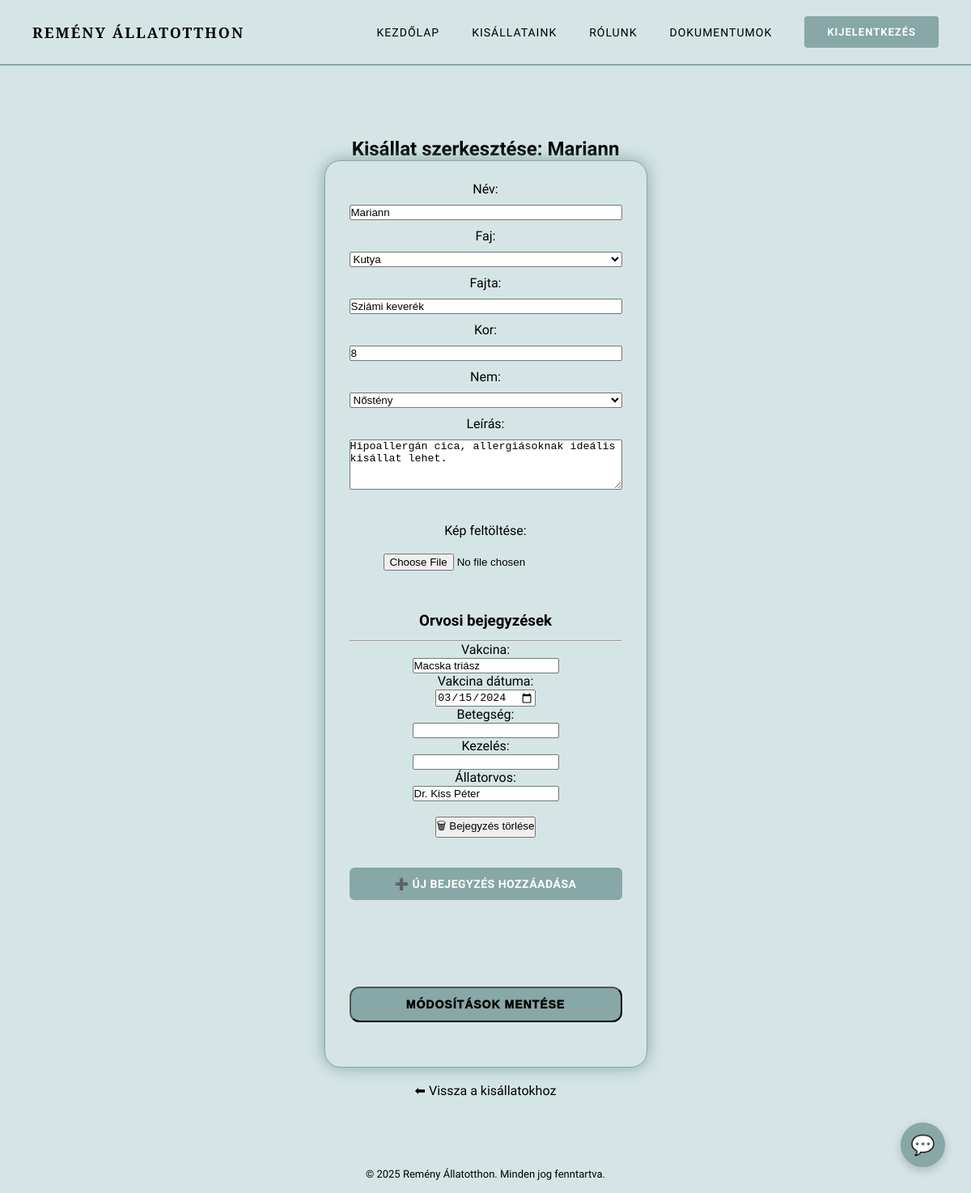
The app's page /animals/edit/1 (signed in) with its own data.
### models.py (models this page shows)
class Animal(db.Model):
    __tablename__ = 'animals'
    id = db.Column(db.Integer, primary_key=True)
    name = db.Column(db.String(100))
    species = db.Column(db.String(50))
    breed = db.Column(db.String(50))
    age = db.Column(db.Integer)
    gender = db.Column(db.Enum('hím', 'kan', 'nőstény', 'szuka', name='gender_enum'))
    description = db.Column(db.String(500))
    image_url = db.Column(db.String(200))
    created_at = db.Column(db.DateTime, default=datetime.utcnow)
    medical_records = db.relationship('MedicalRecord', backref='animal', lazy=True)
    gallery = db.relationship('Gallery', backref='animal', lazy=True)

class MedicalRecord(db.Model):
    __tablename__ = 'medical_records'
    id = db.Column(db.Integer, primary_key=True)
    animal_id = db.Column(db.Integer, db.ForeignKey('animals.id'))
    vaccine = db.Column(db.String(100))
    vaccine_date = db.Column(db.Date)
    disease = db.Column(db.String(100))
    treatment = db.Column(db.String(200))
    chipped = db.Column(db.Boolean)
    castrated = db.Column(db.Boolean)
    vet_name = db.Column(db.String(100))
    updated_at = db.Column(db.DateTime)

### app.py (the view, shortened to what this page needs)
@app.route('/animals/edit/<int:animal_id>', methods=['GET', 'POST'])
@login_required
@roles_required('admin', 'staff')
def edit_animal(animal_id):
    animal = Animal.query.get_or_404(animal_id)
    return render_template('edit_animal.html', animal=animal)

### app.py (called while the page is built)
def roles_required(*roles):
    def wrapper(func):
        @wraps(func)
        def decorated_func(*args, **kwargs):
            if not current_user.is_authenticated:
                flash("Jelentkezz be a továbbiakhoz.", "warning")
                return redirect(url_for('login'))
            if not current_user.role or current_user.role not in roles:
                flash("Nincs jogosultságod ehhez.", "warning")
                return redirect(url_for('index'))
            return func(*args, **kwargs)
        return decorated_func
    return wrapper

@login_manager.user_loader
def load_user(user_id):
    return User.query.get(int(user_id))

@app.context_processor
def inject_shelter_info():
    shelter_info = ShelterInfo.query.first()
    return dict(shelter_info=shelter_info)

### templates/edit_animal.html (shortened to what this page needs)
{% extends 'base.html' %}
{% block content %}
<div class="animal-container"><br>
<h2>Kisállat szerkesztése: {{ animal.name }}</h2>
<form method="POST" class="fancy-form" action= "{{ url_for('edit_animal', animal_id=animal.id) }}">
    <label>Név:</label>
    <input type="text" name="name" value="{{ animal.name }}" required>
    <label>Faj:</label>
    <select name="species" id="species-select" required>
        <option value="kutya">Kutya</option>
    </select>
    <label>Fajta:</label>
    <input type="text" name="breed" value="{{ animal.breed or '' }}">
    <label>Kor:</label>
    <input type="number" name="age" value="{{ animal.age or '' }}" min="0">
    <label>Nem:</label>
    <select name="gender" required>
        <option value="nőstény" {% if animal.gender == 'nőstény' %}selected{% endif %}>Nőstény</option>
    </select>
    <label>Leírás:</label>
    <textarea name="description" rows="4" cols="40">{{ animal.description or '' }}</textarea>
    <br>
    <div class="form-field">
    <label>Kép feltöltése:</label><br>
    <input type="file" id="image_upload" accept="image/*">
    </div><br>
    <h3>Orvosi bejegyzések</h3>
    <div id="medical-records-container">
        {% for record in animal.medical_records %}
            <div class="medical-record-block">
                <hr>
                <label>Vakcina:</label>
                <input type="text" name="vaccine[]" value="{{ record.vaccine or '' }}">
                <label>Vakcina dátuma:</label>
                <input type="date" name="vaccine_date[]" value="{{ record.vaccine_date or '' }}">
                <label>Betegség:</label>
                <input type="text" name="disease[]" value="{{ record.disease or '' }}">
                <label>Kezelés:</label>
                <input type="text" name="treatment[]" value="{{ record.treatment or '' }}">
                <label>Állatorvos:</label>
                <input type="text" name="vet_name[]" value="{{ record.vet_name or '' }}"><br><br>
                <button type="button" onclick="removeRecord(this)">🗑 Bejegyzés törlése</button><br><br>
            </div>
        </div>
    {% endfor %}
    <a type="button" class="add-animal" onclick="addRecord()">➕ Új bejegyzés hozzáadása</a><br><br>
    <br><button class="add-animal" type="submit">Módosítások mentése</button>
</form>
<br>
<a href="{{ url_for('list_animals') }}">⬅ Vissza a kisállatokhoz</a>
</div>
{% endblock %}

### static/style.css (style rules this page uses)
:root { --primary-color: #D5E5E5; --secondary-color: #88A7A7; --third-color: #D9AFBB; --text-color: #000000; }
* { margin: 0; padding: 0; box-sizing: border-box; scroll-behavior: smooth; }
body { background-color: var(--primary-color); font-family: "Plus Jakarta Sans", sans-serif; color: var(--text-color); }
a { text-decoration: none; color: inherit; }

### static/login.css (style rules this page uses)
form.fancy-form { overflow: hidden; max-width: 50%; display: flex; flex-direction: column; align-items: stretch; justify-content: flex-start; width: auto; min-width: 280px; height: auto; background: var(--primary-color); border: 1px solid var(--secondary-color); border-radius: 20px; backdrop-filter: blur(20px); box-shadow: 0 0 20px var(--secondary-color); padding: 25px 30px; gap: 10px; overflow: hidden; text-align: center; }
form.fancy-form div { margin: 0.1em 0; width: 100%; margin-bottom:4px; }
form.fancy-form label { display :block; width: 100%; }
form.fancy-form button[type=submit] { font-weight: 1000; color: var(--text-color); background-color: var(--secondary-color); padding: 12px 28px; border-radius: 12px; transition: all 0.3s ease; letter-spacing: 1px; }

### static/register.css (style rules this page uses)
form.fancy-form { overflow: hidden; max-width: 50%; display: flex; flex-direction: column; align-items: stretch; justify-content: flex-start; width: auto; min-width: 280px; height: auto; background: var(--primary-color); border: 1px solid var(--secondary-color); border-radius: 20px; backdrop-filter: blur(20px); box-shadow: 0 0 20px var(--secondary-color); padding: 25px 30px; gap: 10px; overflow: hidden; text-align: center; }
form.fancy-form div { margin: 0.1em 0; width: 100%; margin-bottom:4px; }
form.fancy-form label { display :block; width: 100%; }
form.fancy-form button[type=submit] { font-weight: 1000; color: var(--text-color); background-color: var(--secondary-color); padding: 12px 28px; border-radius: 12px; transition: all 0.3s ease; letter-spacing: 1px; }

### static/animals.css (style rules this page uses)
.add-animal { display: inline-block; background-color: var(--secondary-color); color: white; padding: 12px 25px; border-radius: 6px; font-size: 14px; font-weight: 600; text-decoration: none; margin-bottom: 30px; transition: background-color 0.3s ease; text-transform: uppercase; letter-spacing: 0.5px; }

### static/add-animal.css (style rules this page uses)
form.fancy-form { overflow: hidden; max-width: 50%; display: flex; flex-direction: column; align-items: stretch; justify-content: flex-start; width: auto; min-width: 280px; height: auto; background: var(--primary-color); border: 1px solid var(--secondary-color); border-radius: 20px; backdrop-filter: blur(20px); box-shadow: 0 0 20px var(--secondary-color); padding: 25px 30px; gap: 10px; overflow: hidden; text-align: center; }
.animal-container { color: var(--text-color); margin: 70px; display: flex; flex-direction: column; align-items: center; justify-content: flex-start; min-height: 100vh; }
.form-field { display: block; flex-direction: column; align-items: center; justify-content: flex-start; }

### records on screen
Animal: name "Mariann", breed "Sziámi keverék", age "8", gender "Nőstény", description "Hipoallergán cica, allergiásoknak ideális kisállat lehet."
MedicalRecord: vaccine "Macska triász", vaccine_date "03/15/2024", vet_name "Dr. Kiss Péter"
